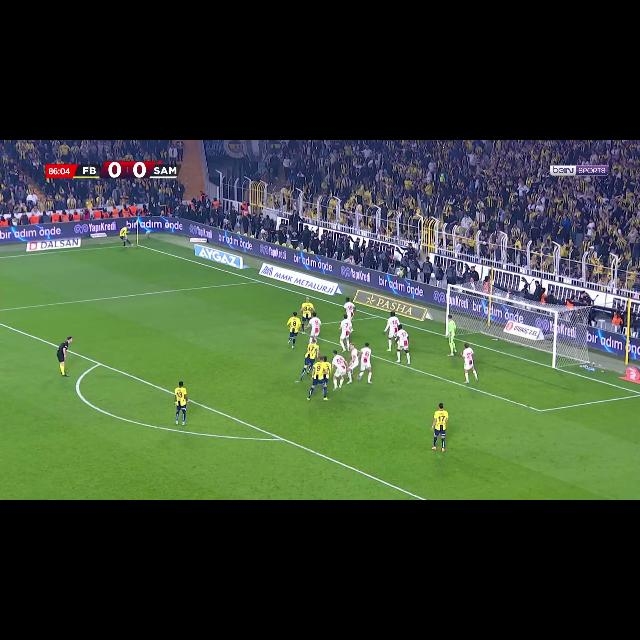
#> input picture training/dataset_v1/test/images/frame_0007_jpg.rf.2511462bb0e0df2c9d383cdc9b0e05cf.jpg, 640 x 640 px
$ python football_adboard_detector.py -i ../../../training/dataset_v1/test/images   (older library calls are emulated)
#> lines starting #> are read from the running program, lines starting #| are printed output that depends on the picture; after the words box and inside, x2 and y2 are one past the last pixel; in counts of white or black regions, pixels touching at a corner belong together
#> in process_image, image is the input picture: shape (640, 640, 3); mean B, G, R 53, 71, 57.7
"""AdSwapAI R&D, 2025-03-14: classical ad-board detection from the pitch edge (green mask, Sobel, Hough, strip analysis)."""

import cv2
import numpy as np
import os
import glob
import argparse
from matplotlib import pyplot as plt

class FootballAdboardDetector:
    """
    Specialized detector for LED advertising boards in football/soccer matches.
    """

    def __init__(self):
        """Initialize the detector"""
        pass

    def detect(self, image):
        """
        Detect LED advertising boards in a football match image.

        Args:
            image: OpenCV BGR image

        Returns:
            Tuple of (result image, mask, overlay image)
        """
        # Create a copy for results
        result = image.copy()
        height, width = image.shape[:2]
#> height = 640; width = 640

        # Convert to HSV color space for better color analysis
        hsv = cv2.cvtColor(image, cv2.COLOR_BGR2HSV)
#> hsv: shape (640, 640, 3); mean H, S, V 46.5, 71.5, 78.6

        # Extract saturation channel - advertising boards typically have high saturation
        sat = hsv[:, :, 1]
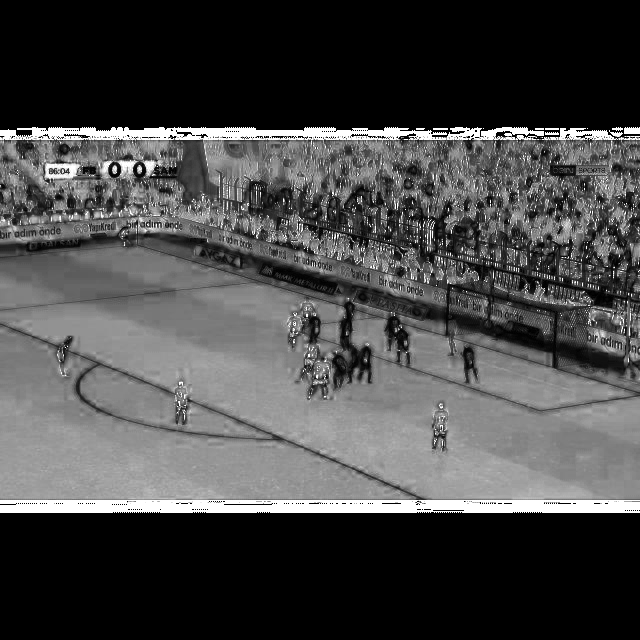
#> sat: shape (640, 640); min 0, max 255, mean 71.5

        # Find the green playing field
        lower_green = np.array([35, 40, 40])
        upper_green = np.array([90, 255, 255])
        field_mask = cv2.inRange(hsv, lower_green, upper_green)
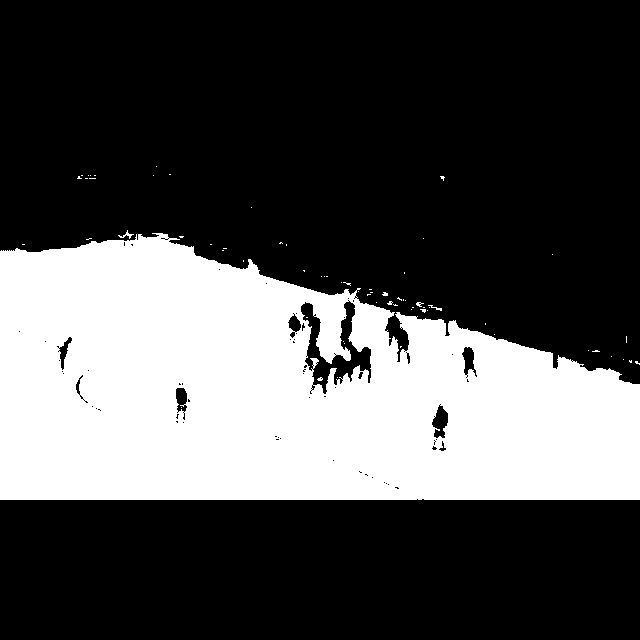
#> field_mask: shape (640, 640); 31.1% white; 67 white regions (63 under 20 px), largest, box (x1, y1, x2, y2) and area: (0, 233, 640, 500) 126982, (118, 230, 134, 239) 40, (428, 305, 442, 311) 26, (416, 302, 424, 307) 21

        # Apply morphological operations to clean up
        kernel = np.ones((5, 5), np.uint8)
        field_mask = cv2.morphologyEx(field_mask, cv2.MORPH_CLOSE, kernel)
#> field_mask: shape (640, 640); 31.4% white; 31 white regions (25 under 20 px), largest, box (x1, y1, x2, y2) and area: (0, 230, 640, 500) 128404, (416, 302, 442, 313) 109, (77, 175, 96, 179) 55, (629, 360, 640, 365) 29, (387, 301, 398, 306) 26, (367, 289, 373, 296) 20
        field_mask = cv2.morphologyEx(field_mask, cv2.MORPH_OPEN, kernel)
#> field_mask: shape (640, 640); 31.3% white; 2 white regions, box (x1, y1, x2, y2) and area: (0, 233, 640, 500) 128202, (420, 305, 428, 311) 46

        # Find horizontal edges - focusing on transition between field and ads
        # First calculate vertical gradient to find horizontal edges
        sobelx = cv2.Sobel(field_mask, cv2.CV_64F, 0, 1, ksize=5)
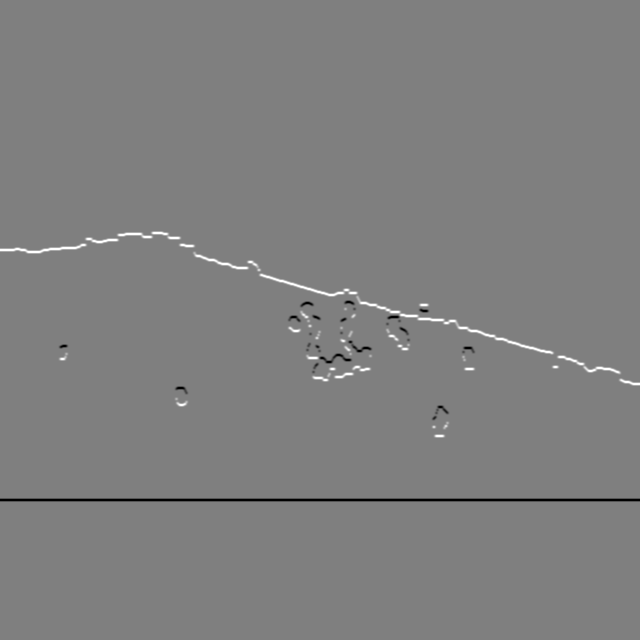
#> sobelx: shape (640, 640) float64; min -12240, max 12240, mean 0; drawn with min black and max white
        sobelx = np.absolute(sobelx)
        sobelx = np.uint8(255 * sobelx / np.max(sobelx))

        # Threshold to get strong edges
        _, strong_edges = cv2.threshold(sobelx, 50, 255, cv2.THRESH_BINARY)
#> strong_edges: shape (640, 640); 1.7% white; 70 white regions (28 under 20 px), largest, box (x1, y1, x2, y2) and area: (0, 498, 640, 502) 2560, (356, 296, 554, 355) 869, (259, 273, 358, 297) 400

        # Find horizontal lines using Hough transform
        edges = cv2.Canny(strong_edges, 50, 150)
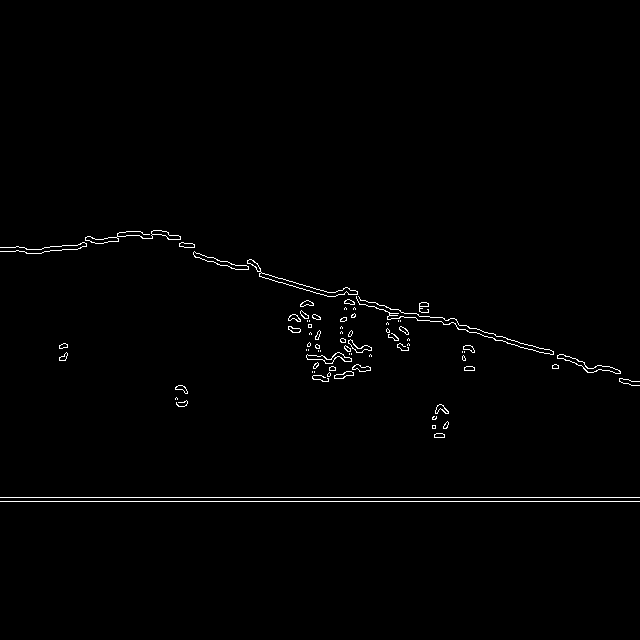
#> edges: shape (640, 640); 0.96% white in thin lines or dots, all inside (x1, y1, x2, y2) = (0, 230, 640, 502)
        lines = cv2.HoughLinesP(edges, 1, np.pi/180,
                               threshold=100,
                               minLineLength=width//4,
                               maxLineGap=50)
#> lines = [[0, 497, 639, 497], [0, 501, 639, 501], [333, 292, 618, 373], [119, 232, 639, 381], [434, 317, 619, 370]]

        # Identify field boundary line
        field_edge_y = None
        if lines is not None:
            # Consider lines in the middle third of the image (typical ad board location)
            field_lines = []
            for line in lines:
                x1, y1, x2, y2 = line[0]
                # Check if line is horizontal (small y difference)
                if abs(y2 - y1) < 10 and abs(x2 - x1) > width//4:
                    # Check if it's in the middle portion of the image
                    if y1 > height * 0.4 and y1 < height * 0.7:
                        field_lines.append((line[0], abs(x2 - x1)))  # Store with line length
#> this loop made 5 passes
#> after the loop, field_lines = []

            # Sort by line length (longest first)
            field_lines.sort(key=lambda x: x[1], reverse=True)

            if field_lines:
                x1, y1, x2, y2 = field_lines[0][0]
                field_edge_y = (y1 + y2) // 2

        # If no clear field edge found, estimate based on color transition
        if field_edge_y is None:
            # Analyze vertical color profile to find green-to-other transition
            green_profile = np.sum(field_mask, axis=1) / width
#> green_profile = 640 values, max 255 at index 384, min 0 at index 0, mean 79.84

            # Look for significant drop in green
            for y in range(height // 2, height - 20):
                if green_profile[y] > 200 and green_profile[y+10] < 100:
                    field_edge_y = y
                    break

            # Fallback if still not found
            if field_edge_y is None:
                field_edge_y = int(height * 0.6)  # Default position

        # Define the ad board region
        # Ad boards are typically right above the field edge
        ad_height = int(height * 0.08)  # Typical ad board height (~8% of image)
#> ad_height = 51

        # Ad boards are above the field edge
        ad_y_start = max(0, field_edge_y - ad_height)
#> ad_y_start = 439
        ad_y_end = field_edge_y
#> ad_y_end = 490

        # Create mask for ad board region
        ad_board_mask = np.zeros((height, width), dtype=np.uint8)
        ad_board_mask[ad_y_start:ad_y_end, :] = 255

        # Refine the mask based on color characteristics
        roi = image[ad_y_start:ad_y_end, :]
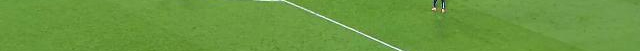
#> roi: shape (51, 640, 3); mean B, G, R 63.3, 152.1, 105.6
        roi_hsv = hsv[ad_y_start:ad_y_end, :]
#> roi_hsv: shape (51, 640, 3); mean H, S, V 45.7, 149.4, 152.1

        # Analyze color variation in columns
        color_var = np.var(roi, axis=0).sum(axis=1)
#> color_var = 640 values, max 6369.9 at index 443, min 12.85 at index 27, mean 314.9
        high_var_cols = color_var > np.percentile(color_var, 60)

        # Analyze saturation
        sat_mean = np.mean(roi_hsv[:,:,1], axis=0)
#> sat_mean = 640 values, max 162.3 at index 451, min 129.1 at index 606, mean 149.4
        high_sat_cols = sat_mean > np.percentile(sat_mean, 50)

        # Detect bright and colorful regions (common in ads)
        value_mean = np.mean(roi_hsv[:,:,2], axis=0)
#> value_mean = 640 values, max 158.1 at index 288, min 128.3 at index 444, mean 152.1
        bright_cols = value_mean > np.percentile(value_mean, 50)

        # Combine criteria
        ad_cols = np.logical_and(np.logical_and(high_var_cols, high_sat_cols), bright_cols)

        # Update mask based on detected columns
        refined_mask = np.zeros((height, width), dtype=np.uint8)
        refined_mask[ad_y_start:ad_y_end, ad_cols] = 255

        # Apply morphological operations to connect nearby regions
        refined_mask = cv2.morphologyEx(refined_mask, cv2.MORPH_CLOSE,
                                      np.ones((5, 20), np.uint8))

        # Find contours in the refined mask
        contours, _ = cv2.findContours(refined_mask, cv2.RETR_EXTERNAL,
                                      cv2.CHAIN_APPROX_SIMPLE)

        # Filter contours by size and shape
        final_mask = np.zeros_like(refined_mask)

        for contour in contours:
            # Get bounding rectangle
            x, y, w, h = cv2.boundingRect(contour)

            # Check if it has reasonable dimensions for an ad board
            if w > width * 0.05 and h > 10:  # Minimum width 5% of image width
                aspect_ratio = w / h

                # Ad boards typically have large aspect ratio (width >> height)
                if aspect_ratio > 3:
                    # Draw rectangle on result
                    cv2.rectangle(result, (x, y), (x + w, y + h), (0, 255, 0), 2)

                    # Add to final mask
                    cv2.drawContours(final_mask, [contour], 0, 255, -1)
#> final_mask: shape (640, 640); every value is 0

        # If no specific segments found, use the whole strip
        if np.sum(final_mask) == 0:
            final_mask = ad_board_mask
            cv2.rectangle(result, (0, ad_y_start), (width, ad_y_end), (0, 255, 0), 2)
#> result: shape (640, 640, 3); 0.97% of pixels changed, all inside (x1, y1, x2, y2) = (0, 438, 640, 492)

        # Create overlay visualization
        overlay = image.copy()
        red_mask = np.zeros_like(image)
        red_mask[final_mask > 0] = [0, 0, 255]  # Red in BGR

        # Apply transparency
        alpha = 0.7
        cv2.addWeighted(red_mask, alpha, overlay, 1-alpha, 0, overlay)
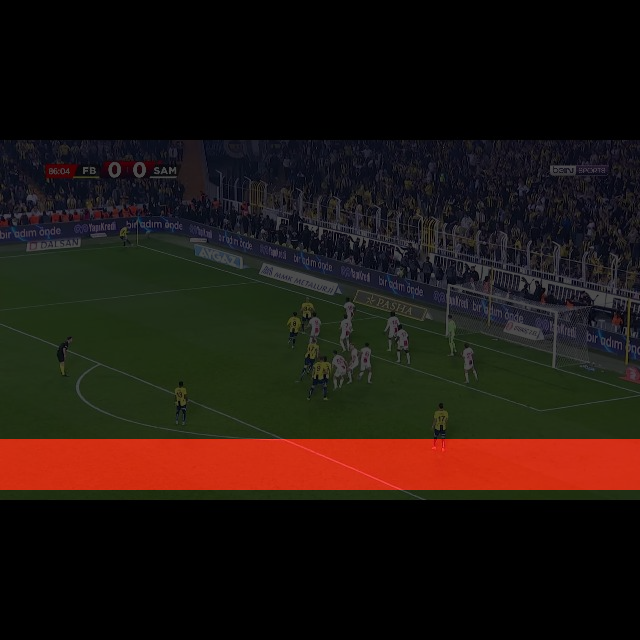
#> overlay: shape (640, 640, 3); mean B, G, R 15.9, 21.3, 31.5

        # Draw field edge line for reference
        cv2.line(result, (0, field_edge_y), (width, field_edge_y), (0, 255, 255), 1)
#> result: shape (640, 640, 3); mean B, G, R 52.4, 72, 57.1

        return result, final_mask, overlay

    def process_image(self, image_path, output_dir=None):
        """
        Process a single image to detect LED advertising boards

        Args:
            image_path: Path to the input image
            output_dir: Optional directory to save results

        Returns:
            Tuple of (result image, mask, overlay image)
        """
        # Read the image
        image = cv2.imread(image_path)
        if image is None:
            print(f"Error: Could not read image {image_path}")
            return None, None, None

        # Detect advertising boards
        result, mask, overlay = self.detect(image)
#> mask: shape (640, 640); 8% white; 1 white region, box (x1, y1, x2, y2) and area: (0, 439, 640, 490) 32640

        # Save results if output directory is specified
        if output_dir:
            os.makedirs(output_dir, exist_ok=True)

            base_name = os.path.basename(image_path)
            name, ext = os.path.splitext(base_name)

            # Save images
            cv2.imwrite(os.path.join(output_dir, f"{name}_detected{ext}"), result)
            cv2.imwrite(os.path.join(output_dir, f"{name}_mask.png"), mask)
            cv2.imwrite(os.path.join(output_dir, f"{name}_overlay{ext}"), overlay)

            # Create visualization
            self.create_visualization(image, result, mask, overlay,
                                     os.path.join(output_dir, f"{name}_analysis.png"))

            print(f"Results saved to {output_dir}")

        return result, mask, overlay

    def create_visualization(self, original, result, mask, overlay, save_path=None):
        """Create a visualization of the detection process"""
        plt.figure(figsize=(12, 8))

        plt.subplot(2, 2, 1)
        plt.imshow(cv2.cvtColor(original, cv2.COLOR_BGR2RGB))
        plt.title('Original Image')
        plt.axis('off')

        plt.subplot(2, 2, 2)
        plt.imshow(cv2.cvtColor(result, cv2.COLOR_BGR2RGB))
        plt.title('Detected Ad Boards')
        plt.axis('off')

        plt.subplot(2, 2, 3)
        plt.imshow(mask, cmap='gray')
        plt.title('Ad Board Mask')
        plt.axis('off')

        plt.subplot(2, 2, 4)
        plt.imshow(cv2.cvtColor(overlay, cv2.COLOR_BGR2RGB))
        plt.title('Ad Board Overlay')
        plt.axis('off')

        plt.tight_layout()

        if save_path:
            plt.savefig(save_path)
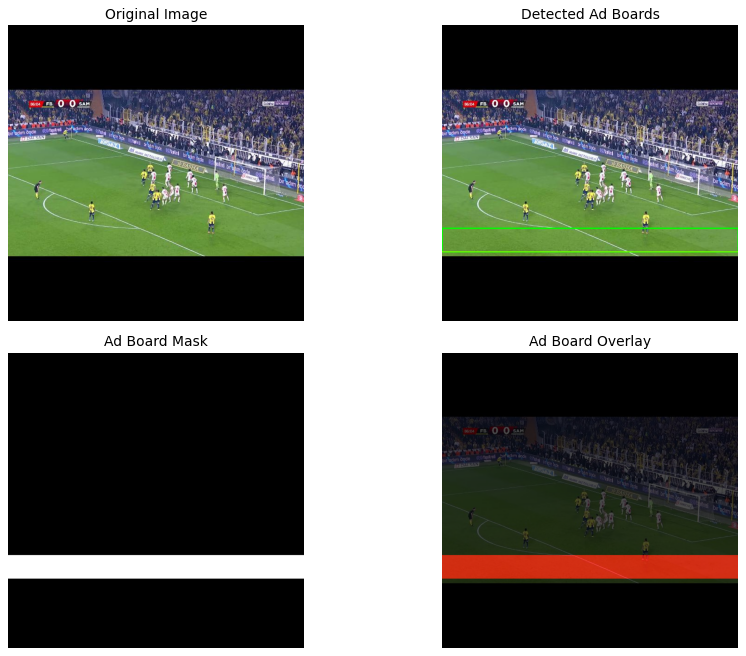
#> figure drawn by matplotlib, 4 panels

        plt.close()

def main():
    # Parse command line arguments
    parser = argparse.ArgumentParser(description='Detect LED advertising boards in football matches')
    parser.add_argument('--input', '-i', type=str, required=True,
                        help='Input image path or directory')
    parser.add_argument('--output', '-o', type=str, default='adboard_results',
                        help='Output directory for results')
    args = parser.parse_args()

    # Initialize detector
    detector = FootballAdboardDetector()

    # Check if input is a directory or single file
    if os.path.isdir(args.input):
        # Process all images in directory
        image_files = glob.glob(os.path.join(args.input, '*.jpg')) + \
                     glob.glob(os.path.join(args.input, '*.png'))

        print(f"Found {len(image_files)} images to process")

        for image_path in image_files:
            print(f"Processing: {os.path.basename(image_path)}")
            detector.process_image(image_path, args.output)
    else:
        # Process single image
        print(f"Processing: {os.path.basename(args.input)}")
        result, mask, overlay = detector.process_image(args.input, args.output)

        # Display results
        cv2.imshow('Detected Ad Boards', result)
        cv2.imshow('Ad Board Overlay', overlay)
        cv2.waitKey(0)
        cv2.destroyAllWindows()

if __name__ == "__main__":
    main()
